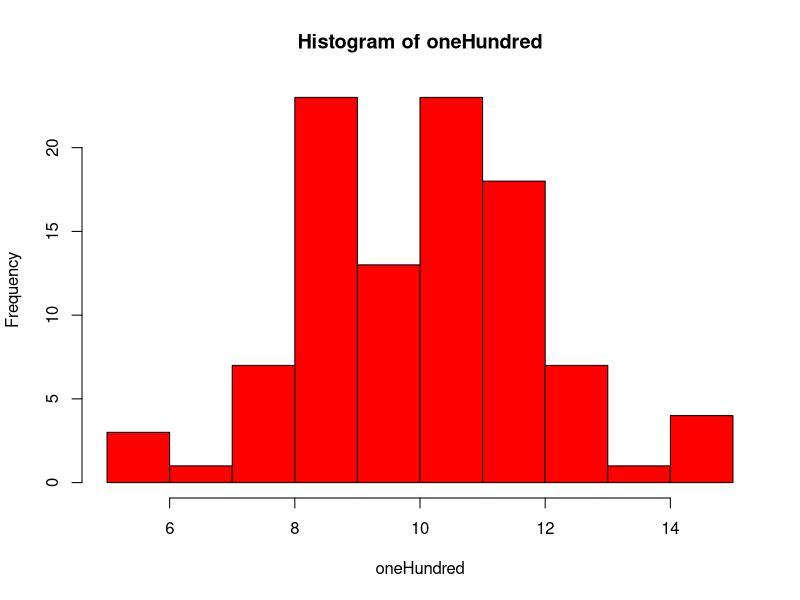

Write R code to recreate this figure.
## Generate a random sample of 100 numbers from a normal distribution
## with mean 10 and standard deviation of 2
oneHundred <- rnorm(100, mean=10, sd=2)

print(typeof(oneHundred))
print(median(oneHundred))
print(mean(oneHundred))

print(oneHundred)

hist(oneHundred, col="red")